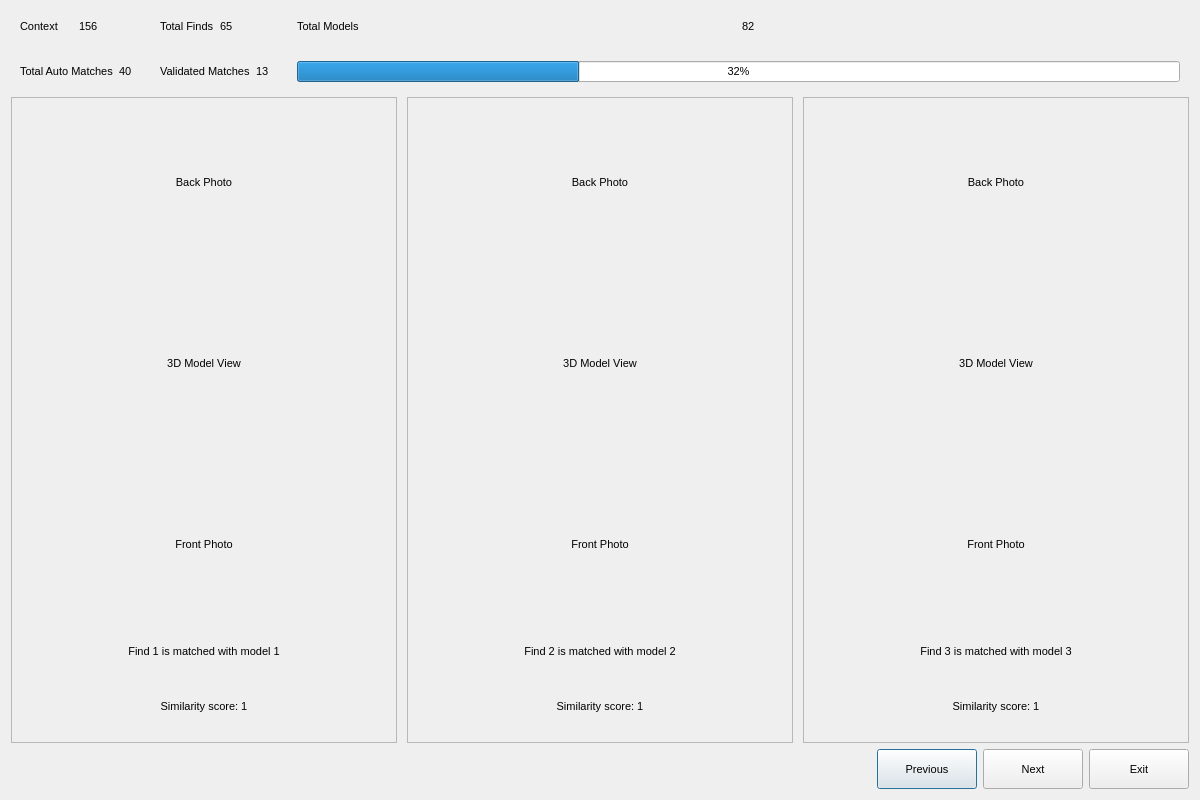
<?xml version="1.0" encoding="UTF-8"?>
<ui version="4.0">
  <class>ValidateMatchingWindow</class>
  <widget class="QDialog" name="ValidateMatchingWindow">
    <property name="geometry">
      <rect>
        <x>0</x>
        <y>0</y>
        <width>1200</width>
        <height>800</height>
      </rect>
    </property>
    <property name="font">
     <font>
      <pointsize>8</pointsize>
     </font>
    </property>
    <property name="windowTitle">
      <string>Validate Matching</string>
    </property>
    <layout class="QGridLayout" name="gridLayout" rowstretch="0,1,0">

      <item row="0" column="0" colspan="3">
        <layout class="QGridLayout" name="stats_grid">
          <property name="spacing">
            <number>10</number>
          </property>
          <item row="0" column="0">
            <widget class="QFrame" name="context_frame">
              <layout class="QHBoxLayout" name="horizontalLayout">
                <item>
                  <widget class="QLabel" name="context_label">
                    <property name="text">
                      <string>Context</string>
                    </property>
                  </widget>
                </item>
                <item>
                  <widget class="QLabel" name="context_value">
                    <property name="text">
                      <string>156</string>
                    </property>
                  </widget>
                </item>
              </layout>
            </widget>
          </item>
          <item row="0" column="1">
            <widget class="QFrame" name="find_frame">
              <layout class="QHBoxLayout" name="horizontalLayout_2">
                <item>
                  <widget class="QLabel" name="total_finds_label">
                    <property name="text">
                      <string>Total Finds</string>
                    </property>
                  </widget>
                </item>
                <item>
                  <widget class="QLabel" name="total_finds_value">
                    <property name="text">
                      <string>65</string>
                    </property>
                  </widget>
                </item>
              </layout>
            </widget>
          </item>
          <item row="0" column="2">
            <widget class="QFrame" name="model_frame">
              <layout class="QHBoxLayout" name="horizontalLayout_3">
                <item>
                  <widget class="QLabel" name="total_models_label">
                    <property name="text">
                      <string>Total Models</string>
                    </property>
                  </widget>
                </item>
                <item>
                  <widget class="QLabel" name="total_models_value">
                    <property name="text">
                      <string>82</string>
                    </property>
                  </widget>
                </item>
              </layout>
            </widget>
          </item>
          <item row="1" column="0">
            <widget class="QFrame" name="auto_matches_frame">
              <layout class="QHBoxLayout" name="horizontalLayout_4">
                <item>
                  <widget class="QLabel" name="auto_matches_label">
                    <property name="text">
                      <string>Total Auto Matches</string>
                    </property>
                  </widget>
                </item>
                <item>
                  <widget class="QLabel" name="auto_matches_value">
                    <property name="text">
                      <string>40</string>
                    </property>
                  </widget>
                </item>
              </layout>
            </widget>
          </item>
          <item row="1" column="1">
            <widget class="QFrame" name="validated_frame">
              <layout class="QHBoxLayout" name="horizontalLayout_5">
                <item>
                  <widget class="QLabel" name="validated_label">
                    <property name="text">
                      <string>Validated Matches</string>
                    </property>
                  </widget>
                </item>
                <item>
                  <widget class="QLabel" name="validated_value">
                    <property name="text">
                      <string>13</string>
                    </property>
                  </widget>
                </item>
              </layout>
            </widget>
          </item>
          <item row="1" column="2">
            <widget class="QFrame" name="progress_frame">
              <layout class="QHBoxLayout" name="horizontalLayout_6">
                <item>
                  <widget class="QProgressBar" name="validation_progress">
                    <property name="value">
                      <number>32</number>
                    </property>
                  </widget>
                </item>
              </layout>
            </widget>
          </item>
        </layout>
      </item>
      <item row="1" column="0" colspan="3">
        <layout class="QHBoxLayout" name="validation_frames">
          <property name="spacing">
            <number>10</number>
          </property>
          <item>
            <widget class="QFrame" name="validate_match_frame1">
              <property name="minimumSize">
                <size>
                  <width>300</width>
                  <height>400</height>
                </size>
              </property>
              <property name="frameShape">
                <enum>QFrame::StyledPanel</enum>
              </property>
              <layout class="QVBoxLayout" name="verticalLayout_frame1">
                <item>
                  <widget class="QLabel" name="findbackphoto_1">
                    <property name="minimumSize">
                      <size>
                        <width>150</width>
                        <height>150</height>
                      </size>
                    </property>
                    <property name="text">
                      <string>Back Photo</string>
                    </property>
                    <property name="alignment">
                      <set>Qt::AlignCenter</set>
                    </property>
                  </widget>
                </item>
                <item>
                  <widget class="QLabel" name="model1">
                    <property name="minimumSize">
                      <size>
                        <width>300</width>
                        <height>200</height>
                      </size>
                    </property>
                    <property name="text">
                      <string>3D Model View</string>
                    </property>
                    <property name="alignment">
                      <set>Qt::AlignCenter</set>
                    </property>
                  </widget>
                </item>
                <item>
                  <widget class="QLabel" name="findfrontphoto_1">
                    <property name="minimumSize">
                      <size>
                        <width>150</width>
                        <height>150</height>
                      </size>
                    </property>
                    <property name="text">
                      <string>Front Photo</string>
                    </property>
                    <property name="alignment">
                      <set>Qt::AlignCenter</set>
                    </property>
                  </widget>
                </item>
                <item>
                  <layout class="QVBoxLayout" name="verticalLayout_info1">
                    <property name="spacing">
                      <number>2</number>
                    </property>
                    <item>
                      <widget class="QLabel" name="match_info_1">
                        <property name="text">
                          <string>Find 1 is matched with model 1</string>
                        </property>
                        <property name="alignment">
                          <set>Qt::AlignCenter</set>
                        </property>
                      </widget>
                    </item>
                    <item>
                      <widget class="QLabel" name="similarity_score_1">
                        <property name="text">
                          <string>Similarity score: 1</string>
                        </property>
                        <property name="alignment">
                          <set>Qt::AlignCenter</set>
                        </property>
                      </widget>
                    </item>
                  </layout>
                </item>
              </layout>
            </widget>
          </item>
          <item>
            <widget class="QFrame" name="validate_match_frame2">
              <property name="minimumSize">
                <size>
                  <width>300</width>
                  <height>400</height>
                </size>
              </property>
              <property name="frameShape">
                <enum>QFrame::StyledPanel</enum>
              </property>
              <layout class="QVBoxLayout" name="verticalLayout_frame2">
                <item>
                  <widget class="QLabel" name="findbackphoto_2">
                    <property name="minimumSize">
                      <size>
                        <width>150</width>
                        <height>150</height>
                      </size>
                    </property>
                    <property name="text">
                      <string>Back Photo</string>
                    </property>
                    <property name="alignment">
                      <set>Qt::AlignCenter</set>
                    </property>
                  </widget>
                </item>
                <item>
                  <widget class="QLabel" name="model2">
                    <property name="minimumSize">
                      <size>
                        <width>300</width>
                        <height>200</height>
                      </size>
                    </property>
                    <property name="text">
                      <string>3D Model View</string>
                    </property>
                    <property name="alignment">
                      <set>Qt::AlignCenter</set>
                    </property>
                  </widget>
                </item>
                <item>
                  <widget class="QLabel" name="findfrontphoto_2">
                    <property name="minimumSize">
                      <size>
                        <width>150</width>
                        <height>150</height>
                      </size>
                    </property>
                    <property name="text">
                      <string>Front Photo</string>
                    </property>
                    <property name="alignment">
                      <set>Qt::AlignCenter</set>
                    </property>
                  </widget>
                </item>
                <item>
                  <layout class="QVBoxLayout" name="verticalLayout_info2">
                    <property name="spacing">
                      <number>2</number>
                    </property>
                    <item>
                      <widget class="QLabel" name="match_info_2">
                        <property name="text">
                          <string>Find 2 is matched with model 2</string>
                        </property>
                        <property name="alignment">
                          <set>Qt::AlignCenter</set>
                        </property>
                      </widget>
                    </item>
                    <item>
                      <widget class="QLabel" name="similarity_score_2">
                        <property name="text">
                          <string>Similarity score: 1</string>
                        </property>
                        <property name="alignment">
                          <set>Qt::AlignCenter</set>
                        </property>
                      </widget>
                    </item>
                  </layout>
                </item>
              </layout>
            </widget>
          </item>
          <item>
            <widget class="QFrame" name="validate_match_frame3">
              <property name="minimumSize">
                <size>
                  <width>300</width>
                  <height>400</height>
                </size>
              </property>
              <property name="frameShape">
                <enum>QFrame::StyledPanel</enum>
              </property>
              <layout class="QVBoxLayout" name="verticalLayout_frame3">
                <item>
                  <widget class="QLabel" name="findbackphoto_3">
                    <property name="minimumSize">
                      <size>
                        <width>150</width>
                        <height>150</height>
                      </size>
                    </property>
                    <property name="text">
                      <string>Back Photo</string>
                    </property>
                    <property name="alignment">
                      <set>Qt::AlignCenter</set>
                    </property>
                  </widget>
                </item>
                <item>
                  <widget class="QLabel" name="model3">
                    <property name="minimumSize">
                      <size>
                        <width>300</width>
                        <height>200</height>
                      </size>
                    </property>
                    <property name="text">
                      <string>3D Model View</string>
                    </property>
                    <property name="alignment">
                      <set>Qt::AlignCenter</set>
                    </property>
                  </widget>
                </item>
                <item>
                  <widget class="QLabel" name="findfrontphoto_3">
                    <property name="minimumSize">
                      <size>
                        <width>150</width>
                        <height>150</height>
                      </size>
                    </property>
                    <property name="text">
                      <string>Front Photo</string>
                    </property>
                    <property name="alignment">
                      <set>Qt::AlignCenter</set>
                    </property>
                  </widget>
                </item>
                <item>
                  <layout class="QVBoxLayout" name="verticalLayout_info3">
                    <property name="spacing">
                      <number>2</number>
                    </property>
                    <item>
                      <widget class="QLabel" name="match_info_3">
                        <property name="text">
                          <string>Find 3 is matched with model 3</string>
                        </property>
                        <property name="alignment">
                          <set>Qt::AlignCenter</set>
                        </property>
                      </widget>
                    </item>
                    <item>
                      <widget class="QLabel" name="similarity_score_3">
                        <property name="text">
                          <string>Similarity score: 1</string>
                        </property>
                        <property name="alignment">
                          <set>Qt::AlignCenter</set>
                        </property>
                      </widget>
                    </item>
                  </layout>
                </item>
              </layout>
            </widget>
          </item>
        </layout>
      </item>
      <item row="2" column="0" colspan="3">
        <layout class="QHBoxLayout" name="validation_buttons">
          <item>
            <spacer name="horizontalSpacer">
              <property name="orientation">
                <enum>Qt::Horizontal</enum>
              </property>
              <property name="sizeHint" stdset="0">
                <size>
                  <width>40</width>
                  <height>20</height>
                </size>
              </property>
            </spacer>
          </item>
          <item>
            <widget class="QPushButton" name="previous_button">
              <property name="text">
                <string>Previous</string>
              </property>
              <property name="minimumSize">
                <size>
                  <width>100</width>
                  <height>40</height>
                </size>
              </property>
            </widget>
          </item>
          <item>
            <widget class="QPushButton" name="next_button">
              <property name="text">
                <string>Next</string>
              </property>
              <property name="minimumSize">
                <size>
                  <width>100</width>
                  <height>40</height>
                </size>
              </property>
            </widget>
          </item>
          <item>
            <widget class="QPushButton" name="exit_button">
              <property name="text">
                <string>Exit</string>
              </property>
              <property name="minimumSize">
                <size>
                  <width>100</width>
                  <height>40</height>
                </size>
              </property>
            </widget>
          </item>
        </layout>
      </item>
    </layout>
  </widget>
  <resources/>
  <connections/>
</ui>
